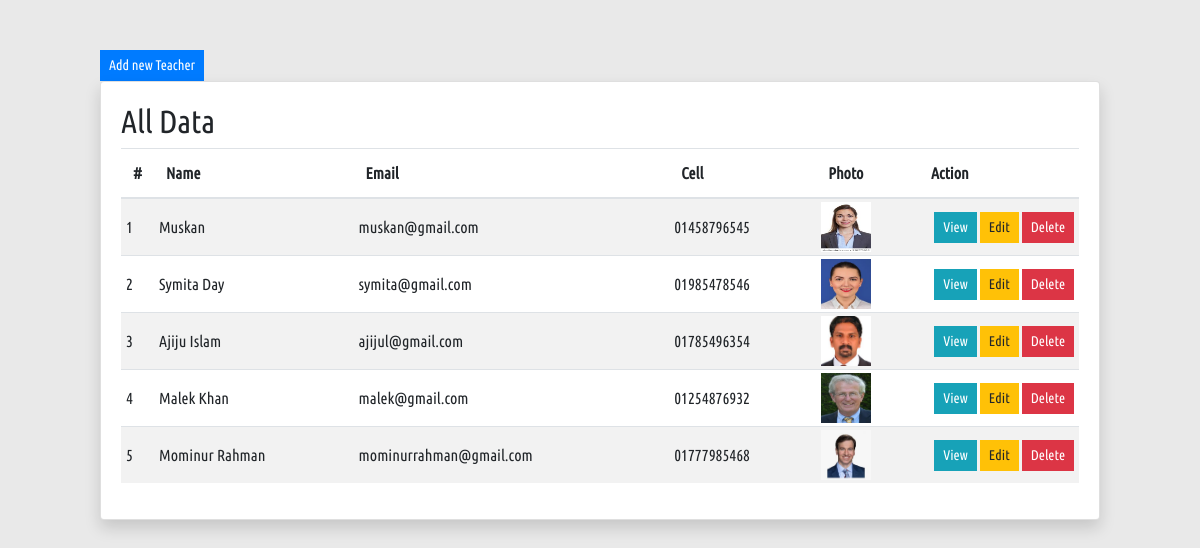
Page /teacher_data.php on the committed database.
### tables this page shows
CREATE TABLE `teachers` (
  `id` int(10) NOT NULL,
  `name` varchar(100) NOT NULL,
  `email` varchar(100) NOT NULL,
  `cell` varchar(15) NOT NULL,
  `photo` varchar(100) NOT NULL,
  `status` varchar(20) NOT NULL DEFAULT 'active',
  `created_at` int(11) NOT NULL DEFAULT current_timestamp(),
  `updated_at` int(11) NOT NULL DEFAULT current_timestamp()
);

### app/Support/Database.php (called while the page is built, shortened)
<?php
abstract class Database
{
	private $host = 'localhost';
	private $user = 'root';
	private $pass = '';
	private $db = 'oop_crud';
	private function connection()
	{
		return $this -> connection = new mysqli($this -> host, $this -> user, $this -> pass, $this -> db);
	}
	protected function all($table, $order_by)
	{
		$sql = "SELECT * FROM $table ORDER BY id $order_by";
		$data = $this -> connection() -> query($sql);
		if ($data) {
			return $data;
		}
	}
}

### app/Controller/Teacher.php (called while the page is built, shortened)
<?php
class Teacher extends Database
{
		public function allTeacher()
		{
			$data = $this -> all('teachers', 'DESC');
			if ($data) {
				return $data;
			}
		}
}

### teacher_data.php (the view, shortened to what this page needs)
<?php
	$teacher = new Teacher;
 ?>
<!DOCTYPE html>
<html lang="en">
<head>
	<link rel="stylesheet" href="assets/css/bootstrap.min.css">
	<link rel="stylesheet" href="assets/css/style.css">
	<link rel="stylesheet" href="assets/css/responsive.css">
</head>
<body>
	<div class="wrap-table">
		<a class="btn btn-primary btn-sm" href="teacher_index.php">Add new Teacher</a>
		<div class="card shadow">
			<div class="card-body">
				<h2>All Data</h2>
				<table class="table table-striped table-hover">
					<thead>
						<tr>
							<th>#</th>
							<th>Name</th>
							<th>Email</th>
							<th>Cell</th>
							<th>Photo</th>
							<th>Action</th>
						</tr>
					</thead>
					<tbody>
						<?php
							$data = $teacher -> allTeacher();
							$id = 1;
							while($fdata = $data -> fetch_assoc()):
						 ?>
						<tr>
							<td><?php echo $id; $id++; ?></td>
							<td><?php echo $fdata['name']; ?></td>
							<td><?php echo $fdata['email']; ?></td>
							<td><?php echo $fdata['cell']; ?></td>
							<td><img src="media/img/Teacher/<?php echo $fdata['photo']; ?>" alt=""></td>
							<td>
								<a class="btn btn-sm btn-info" href="teacher_view.php?id=<?php echo $fdata['id']; ?>">View</a>
								<a class="btn btn-sm btn-warning" href="teacher_edit.php?id=<?php echo $fdata['id']; ?>">Edit</a>
								<a class="btn btn-sm btn-danger" href="?delete=<?php echo $fdata['id']; ?>">Delete</a>
							</td>
						</tr>
						<?php endwhile; ?>
					</tbody>
				</table>
			</div>
		</div>
	</div>
</body>
</html>

### assets/css/style.css (style rules this page uses)
* { font-family: 'ubuntu'; }
body { background-color: #e9e9e9; }
.btn { border-radius: 0px !important; }
.wrap-table { width: 1000px; margin: 50px auto 0px; }
.wrap-table table tr td { vertical-align: middle !important; padding: 3px 5px; }
.wrap-table table tr td img { width: 50px; height: 50px; vertical-align: middle !important; }
.wrap-table table tbody tr td:first-child { width: 30px !important; }
.wrap-table table tbody tr td:last-child { text-align: right; width: 160px; }

### rows in the picture
teachers: name "Muskan", email "muskan@gmail.com", cell "01458796545", photo (picture)
teachers: name "Symita Day", email "symita@gmail.com", cell "01985478546", photo (picture)
teachers: name "Ajiju Islam", email "ajijul@gmail.com", cell "01785496354", photo (picture)
teachers: name "Malek Khan", email "malek@gmail.com", cell "01254876932", photo (picture)
teachers: name "Mominur Rahman", email "mominurrahman@gmail.com", cell "01777985468", photo (picture)
